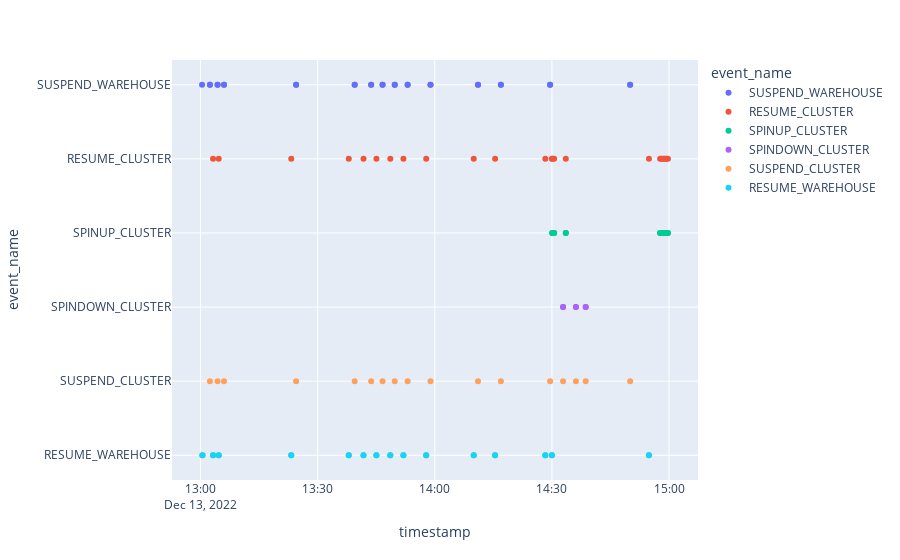

The notebook cell saved with this chart:
### Code cell
import plotly.express as px
fig = px.scatter(whe.sort_values('warehouse_name'), x="timestamp", y="event_name", color='event_name')
fig.show()

### Figure 1 — Plotly figure (JSON) as saved in the notebook; plotly's stock layout.template omitted (floating-point values rounded to 4 significant figures)
{"data": [{"hovertemplate": "event_name=%{y}<br>timestamp=%{x}<extra></extra>", "legendgroup": "SUSPEND_WAREHOUSE", "marker": {"color": "#636efa", "symbol": "circle"}, "mode": "markers", "name": "SUSPEND_WAREHOUSE", "orientation": "v", "showlegend": true, "type": "scatter", "x": ["2022-12-13T13:00:24.067000-08:00", "2022-12-13T14:29:32.310000-08:00", "2022-12-13T14:29:32.003000-08:00", "2022-12-13T14:16:56.127000-08:00", "2022-12-13T14:16:55.854000-08:00", "2022-12-13T14:11:04.069000-08:00", "2022-12-13T14:50:02.159000-08:00", "2022-12-13T14:50:01.743000-08:00", "2022-12-13T14:11:03.830000-08:00", "2022-12-13T13:39:29.276000-08:00", "2022-12-13T13:24:29.505000-08:00", "2022-12-13T13:24:29.149000-08:00", "2022-12-13T13:06:01.379000-08:00", "2022-12-13T13:39:29.450000-08:00", "2022-12-13T13:06:01.186000-08:00", "2022-12-13T13:04:22.661000-08:00", "2022-12-13T13:04:22.456000-08:00", "2022-12-13T13:02:25.606000-08:00", "2022-12-13T13:02:25.446000-08:00", "2022-12-13T13:58:54.883000-08:00", "2022-12-13T13:58:54.607000-08:00", "2022-12-13T13:53:03.318000-08:00", "2022-12-13T13:53:03.114000-08:00", "2022-12-13T13:49:44.890000-08:00", "2022-12-13T13:46:37.909000-08:00", "2022-12-13T13:46:37.705000-08:00", "2022-12-13T13:43:42.672000-08:00", "2022-12-13T13:43:42.481000-08:00", "2022-12-13T13:49:45.096000-08:00"], "xaxis": "x", "y": ["SUSPEND_WAREHOUSE", "SUSPEND_WAREHOUSE", "SUSPEND_WAREHOUSE", "SUSPEND_WAREHOUSE", "SUSPEND_WAREHOUSE", "SUSPEND_WAREHOUSE", "SUSPEND_WAREHOUSE", "SUSPEND_WAREHOUSE", "SUSPEND_WAREHOUSE", "SUSPEND_WAREHOUSE", "SUSPEND_WAREHOUSE", "SUSPEND_WAREHOUSE", "SUSPEND_WAREHOUSE", "SUSPEND_WAREHOUSE", "SUSPEND_WAREHOUSE", "SUSPEND_WAREHOUSE", "SUSPEND_WAREHOUSE", "SUSPEND_WAREHOUSE", "SUSPEND_WAREHOUSE", "SUSPEND_WAREHOUSE", "SUSPEND_WAREHOUSE", "SUSPEND_WAREHOUSE", "SUSPEND_WAREHOUSE", "SUSPEND_WAREHOUSE", "SUSPEND_WAREHOUSE", "SUSPEND_WAREHOUSE", "SUSPEND_WAREHOUSE", "SUSPEND_WAREHOUSE", "SUSPEND_WAREHOUSE"], "yaxis": "y"}, {"hovertemplate": "event_name=%{y}<br>timestamp=%{x}<extra></extra>", "legendgroup": "RESUME_CLUSTER", "marker": {"color": "#EF553B", "symbol": "circle"}, "mode": "markers", "name": "RESUME_CLUSTER", "orientation": "v", "showlegend": true, "type": "scatter", "x": ["2022-12-13T14:33:33.169000-08:00", "2022-12-13T14:30:34.004000-08:00", "2022-12-13T14:30:05.817000-08:00", "2022-12-13T14:29:59.842000-08:00", "2022-12-13T14:28:18.601000-08:00", "2022-12-13T14:15:27.104000-08:00", "2022-12-13T14:59:22.946000-08:00", "2022-12-13T14:59:03.044000-08:00", "2022-12-13T14:58:43.035000-08:00", "2022-12-13T14:58:23.043000-08:00", "2022-12-13T14:57:42.840000-08:00", "2022-12-13T14:54:50.849000-08:00", "2022-12-13T14:58:03.036000-08:00", "2022-12-13T14:09:58.744000-08:00", "2022-12-13T13:37:58.499000-08:00", "2022-12-13T13:23:14.662000-08:00", "2022-12-13T13:04:40.038000-08:00", "2022-12-13T13:03:12.871000-08:00", "2022-12-13T14:59:42.982000-08:00", "2022-12-13T13:57:48.246000-08:00", "2022-12-13T13:51:58.111000-08:00", "2022-12-13T13:41:45.045000-08:00", "2022-12-13T13:48:36.938000-08:00", "2022-12-13T13:45:03.619000-08:00"], "xaxis": "x", "y": ["RESUME_CLUSTER", "RESUME_CLUSTER", "RESUME_CLUSTER", "RESUME_CLUSTER", "RESUME_CLUSTER", "RESUME_CLUSTER", "RESUME_CLUSTER", "RESUME_CLUSTER", "RESUME_CLUSTER", "RESUME_CLUSTER", "RESUME_CLUSTER", "RESUME_CLUSTER", "RESUME_CLUSTER", "RESUME_CLUSTER", "RESUME_CLUSTER", "RESUME_CLUSTER", "RESUME_CLUSTER", "RESUME_CLUSTER", "RESUME_CLUSTER", "RESUME_CLUSTER", "RESUME_CLUSTER", "RESUME_CLUSTER", "RESUME_CLUSTER", "RESUME_CLUSTER"], "yaxis": "y"}, {"hovertemplate": "event_name=%{y}<br>timestamp=%{x}<extra></extra>", "legendgroup": "SPINUP_CLUSTER", "marker": {"color": "#00cc96", "symbol": "circle"}, "mode": "markers", "name": "SPINUP_CLUSTER", "orientation": "v", "showlegend": true, "type": "scatter", "x": ["2022-12-13T14:33:32.883000-08:00", "2022-12-13T14:30:34.005000-08:00", "2022-12-13T14:30:33.705000-08:00", "2022-12-13T14:30:05.819000-08:00", "2022-12-13T14:30:04.465000-08:00", "2022-12-13T14:33:33.170000-08:00", "2022-12-13T14:59:42.690000-08:00", "2022-12-13T14:59:22.947000-08:00", "2022-12-13T14:59:22.697000-08:00", "2022-12-13T14:59:03.045000-08:00", "2022-12-13T14:59:02.706000-08:00", "2022-12-13T14:58:43.036000-08:00", "2022-12-13T14:58:42.689000-08:00", "2022-12-13T14:58:23.044000-08:00", "2022-12-13T14:58:22.691000-08:00", "2022-12-13T14:58:03.036000-08:00", "2022-12-13T14:58:02.701000-08:00", "2022-12-13T14:57:42.841000-08:00", "2022-12-13T14:57:42.617000-08:00", "2022-12-13T14:59:42.983000-08:00"], "xaxis": "x", "y": ["SPINUP_CLUSTER", "SPINUP_CLUSTER", "SPINUP_CLUSTER", "SPINUP_CLUSTER", "SPINUP_CLUSTER", "SPINUP_CLUSTER", "SPINUP_CLUSTER", "SPINUP_CLUSTER", "SPINUP_CLUSTER", "SPINUP_CLUSTER", "SPINUP_CLUSTER", "SPINUP_CLUSTER", "SPINUP_CLUSTER", "SPINUP_CLUSTER", "SPINUP_CLUSTER", "SPINUP_CLUSTER", "SPINUP_CLUSTER", "SPINUP_CLUSTER", "SPINUP_CLUSTER", "SPINUP_CLUSTER"], "yaxis": "y"}, {"hovertemplate": "event_name=%{y}<br>timestamp=%{x}<extra></extra>", "legendgroup": "SPINDOWN_CLUSTER", "marker": {"color": "#ab63fa", "symbol": "circle"}, "mode": "markers", "name": "SPINDOWN_CLUSTER", "orientation": "v", "showlegend": true, "type": "scatter", "x": ["2022-12-13T14:32:51.755000-08:00", "2022-12-13T14:32:51.459000-08:00", "2022-12-13T14:36:08.346000-08:00", "2022-12-13T14:36:08.662000-08:00", "2022-12-13T14:38:39.406000-08:00", "2022-12-13T14:38:39.249000-08:00"], "xaxis": "x", "y": ["SPINDOWN_CLUSTER", "SPINDOWN_CLUSTER", "SPINDOWN_CLUSTER", "SPINDOWN_CLUSTER", "SPINDOWN_CLUSTER", "SPINDOWN_CLUSTER"], "yaxis": "y"}, {"hovertemplate": "event_name=%{y}<br>timestamp=%{x}<extra></extra>", "legendgroup": "SUSPEND_CLUSTER", "marker": {"color": "#FFA15A", "symbol": "circle"}, "mode": "markers", "name": "SUSPEND_CLUSTER", "orientation": "v", "showlegend": true, "type": "scatter", "x": ["2022-12-13T14:32:51.755000-08:00", "2022-12-13T14:29:32.310000-08:00", "2022-12-13T14:16:56.126000-08:00", "2022-12-13T14:36:08.662000-08:00", "2022-12-13T14:11:04.069000-08:00", "2022-12-13T14:50:02.159000-08:00", "2022-12-13T14:38:39.405000-08:00", "2022-12-13T13:39:29.449000-08:00", "2022-12-13T13:24:29.505000-08:00", "2022-12-13T13:06:01.379000-08:00", "2022-12-13T13:04:22.660000-08:00", "2022-12-13T13:02:25.606000-08:00", "2022-12-13T13:58:54.883000-08:00", "2022-12-13T13:53:03.318000-08:00", "2022-12-13T13:49:45.096000-08:00", "2022-12-13T13:46:37.909000-08:00", "2022-12-13T13:43:42.672000-08:00"], "xaxis": "x", "y": ["SUSPEND_CLUSTER", "SUSPEND_CLUSTER", "SUSPEND_CLUSTER", "SUSPEND_CLUSTER", "SUSPEND_CLUSTER", "SUSPEND_CLUSTER", "SUSPEND_CLUSTER", "SUSPEND_CLUSTER", "SUSPEND_CLUSTER", "SUSPEND_CLUSTER", "SUSPEND_CLUSTER", "SUSPEND_CLUSTER", "SUSPEND_CLUSTER", "SUSPEND_CLUSTER", "SUSPEND_CLUSTER", "SUSPEND_CLUSTER", "SUSPEND_CLUSTER"], "yaxis": "y"}, {"hovertemplate": "event_name=%{y}<br>timestamp=%{x}<extra></extra>", "legendgroup": "RESUME_WAREHOUSE", "marker": {"color": "#19d3f3", "symbol": "circle"}, "mode": "markers", "name": "RESUME_WAREHOUSE", "orientation": "v", "showlegend": true, "type": "scatter", "x": ["2022-12-13T14:29:59.843000-08:00", "2022-12-13T14:29:59.633000-08:00", "2022-12-13T14:28:18.602000-08:00", "2022-12-13T14:28:18.271000-08:00", "2022-12-13T14:15:27.104000-08:00", "2022-12-13T14:15:26.260000-08:00", "2022-12-13T14:54:50.849000-08:00", "2022-12-13T14:54:50.601000-08:00", "2022-12-13T14:09:58.746000-08:00", "2022-12-13T13:37:58.500000-08:00", "2022-12-13T13:37:58.296000-08:00", "2022-12-13T13:23:14.663000-08:00", "2022-12-13T13:23:14.397000-08:00", "2022-12-13T13:04:39.872000-08:00", "2022-12-13T13:03:12.872000-08:00", "2022-12-13T13:03:12.690000-08:00", "2022-12-13T13:00:33.699000-08:00", "2022-12-13T13:00:26.779000-08:00", "2022-12-13T13:04:40.039000-08:00", "2022-12-13T13:41:44.709000-08:00", "2022-12-13T13:41:45.046000-08:00", "2022-12-13T14:09:58.521000-08:00", "2022-12-13T13:57:48.248000-08:00", "2022-12-13T13:57:47.960000-08:00", "2022-12-13T13:51:58.112000-08:00", "2022-12-13T13:51:57.842000-08:00", "2022-12-13T13:48:36.939000-08:00", "2022-12-13T13:48:36.767000-08:00", "2022-12-13T13:45:03.619000-08:00", "2022-12-13T13:45:02.880000-08:00"], "xaxis": "x", "y": ["RESUME_WAREHOUSE", "RESUME_WAREHOUSE", "RESUME_WAREHOUSE", "RESUME_WAREHOUSE", "RESUME_WAREHOUSE", "RESUME_WAREHOUSE", "RESUME_WAREHOUSE", "RESUME_WAREHOUSE", "RESUME_WAREHOUSE", "RESUME_WAREHOUSE", "RESUME_WAREHOUSE", "RESUME_WAREHOUSE", "RESUME_WAREHOUSE", "RESUME_WAREHOUSE", "RESUME_WAREHOUSE", "RESUME_WAREHOUSE", "RESUME_WAREHOUSE", "RESUME_WAREHOUSE", "RESUME_WAREHOUSE", "RESUME_WAREHOUSE", "RESUME_WAREHOUSE", "RESUME_WAREHOUSE", "RESUME_WAREHOUSE", "RESUME_WAREHOUSE", "RESUME_WAREHOUSE", "RESUME_WAREHOUSE", "RESUME_WAREHOUSE", "RESUME_WAREHOUSE", "RESUME_WAREHOUSE", "RESUME_WAREHOUSE"], "yaxis": "y"}], "layout": {"autosize": true, "legend": {"title": {"text": "event_name"}, "tracegroupgap": 0}, "margin": {"t": 60}, "xaxis": {"anchor": "y", "autorange": true, "domain": [0, 1], "range": ["2022-12-13 12:52:40.1514", "2022-12-13 15:07:26.8986"], "title": {"text": "timestamp"}, "type": "date"}, "yaxis": {"anchor": "x", "autorange": true, "categoryarray": ["RESUME_WAREHOUSE", "SUSPEND_CLUSTER", "SPINDOWN_CLUSTER", "SPINUP_CLUSTER", "RESUME_CLUSTER", "SUSPEND_WAREHOUSE"], "categoryorder": "array", "domain": [0, 1], "range": [-0.3871, 5.387], "title": {"text": "event_name"}, "type": "category"}}}
